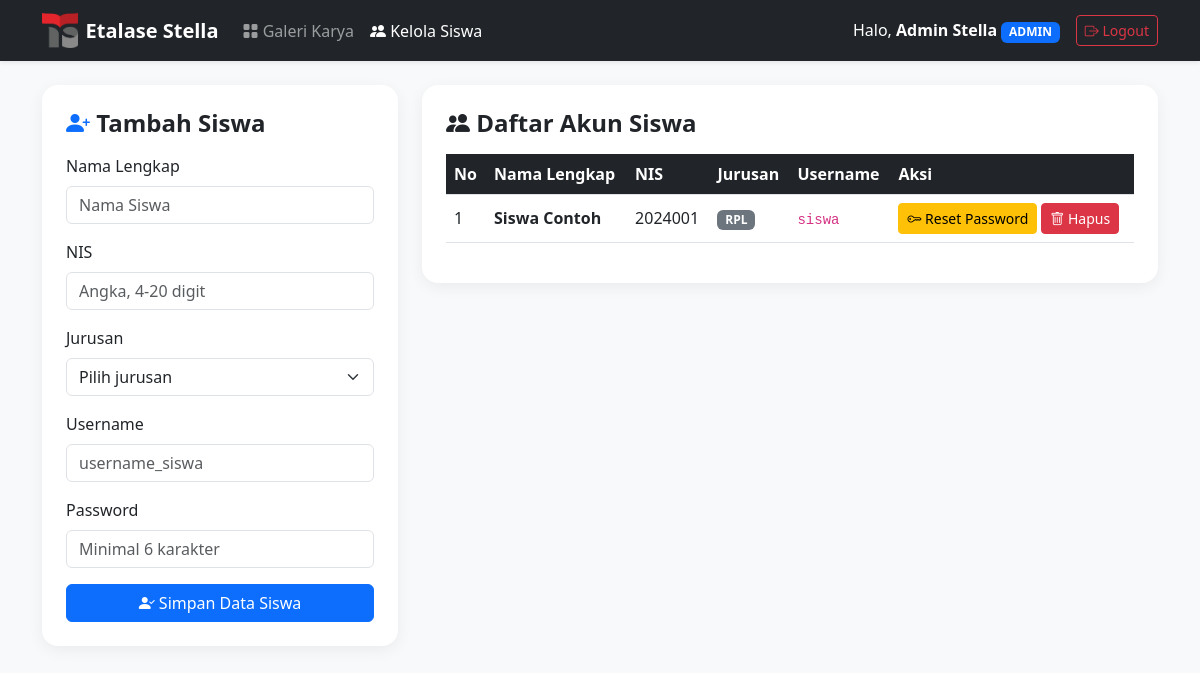
Page /admin/siswa.php (signed in) on the committed database.
### tables this page shows
CREATE TABLE IF NOT EXISTS students (
    id INT AUTO_INCREMENT PRIMARY KEY,
    nama VARCHAR(100) NOT NULL,
    nis VARCHAR(20) NULL UNIQUE,
    jurusan ENUM('RPL', 'TKJ', 'TJAT', 'Animasi') NULL,
    username VARCHAR(100) UNIQUE NOT NULL,
    password VARCHAR(255) NOT NULL,
    created_at TIMESTAMP DEFAULT CURRENT_TIMESTAMP
);

### middleware/auth_check.php (called while the page is built, shortened)
<?php
function e($value): string {
    return htmlspecialchars((string) $value, ENT_QUOTES, 'UTF-8');
}

### admin/siswa.php (the view, shortened to what this page needs)
<?php
require_once '../config/kuis_db.php';
require_once '../middleware/auth_check.php';
$siswa = $pdo->query("SELECT * FROM students ORDER BY id DESC")->fetchAll();
?>
<!DOCTYPE html>
<html lang="id">
<head>
    <link href="https://cdn.jsdelivr.net/npm/bootstrap@5.3.0/dist/css/bootstrap.min.css" rel="stylesheet">
    <link rel="stylesheet" href="https://cdn.jsdelivr.net/npm/bootstrap-icons@1.11.0/font/bootstrap-icons.css">
    <link rel="stylesheet" href="../assets/css/kelola.css">
</head>
<body>
<?php require __DIR__ . '/../includes/navbar.php'; ?>
<div class="container my-4">
    <div class="row g-4">
        <div class="col-md-4">
            <div class="card card-custom p-4">
                <h4 class="fw-bold mb-3"><i class="bi bi-person-plus-fill text-primary"></i> Tambah Siswa</h4>
                <form method="POST">
                    <div class="mb-3">
                        <label class="form-label">Nama Lengkap</label>
                        <input type="text" name="nama" class="form-control" required placeholder="Nama Siswa" value="<?= e($_POST['nama'] ?? '') ?>">
                    </div>
                    <div class="mb-3">
                        <label class="form-label">NIS</label>
                        <input type="text" name="nis" class="form-control" required placeholder="Angka, 4-20 digit" inputmode="numeric" pattern="[0-9]{4,20}" maxlength="20" title="NIS berupa angka, 4-20 digit" value="<?= e($_POST['nis'] ?? '') ?>">
                    </div>
                    <div class="mb-3">
                        <label class="form-label">Jurusan</label>
                        <select name="jurusan" class="form-select" required>
                            <option value="" disabled <?= ($_POST['jurusan'] ?? '') === '' ? 'selected' : '' ?>>Pilih jurusan</option>
                        </select>
                    </div>
                    <div class="mb-3">
                        <label class="form-label">Username</label>
                        <input type="text" name="username" class="form-control" required placeholder="username_siswa" value="<?= e($_POST['username'] ?? '') ?>">
                    </div>
                    <div class="mb-3">
                        <label class="form-label">Password</label>
                        <input type="password" name="password" class="form-control" required minlength="6" placeholder="Minimal 6 karakter">
                    </div>
                    <button type="submit" class="btn btn-primary w-100"><i class="bi bi-person-check-fill"></i> Simpan Data Siswa</button>
                </form>
            </div>
        </div>
        <div class="col-md-8">
            <div class="card card-custom p-4">
                <h4 class="fw-bold mb-3"><i class="bi bi-people-fill text-dark"></i> Daftar Akun Siswa</h4>
                <div class="table-responsive">
                    <table class="table table-hover align-middle table-custom">
                        <thead>
                            <tr>
                                <th>No</th>
                                <th>Nama Lengkap</th>
                                <th>NIS</th>
                                <th>Jurusan</th>
                                <th>Username</th>
                                <th>Aksi</th>
                            </tr>
                        </thead>
                        <tbody>
                            <?php $no = 1; foreach ($siswa as $row): ?>
                            <tr>
                                <td><?= $no++ ?></td>
                                <td><b><?= e($row['nama']) ?></b></td>
                                <td><?= $row['nis'] !== null ? e($row['nis']) : '<span class="text-muted">&ndash;</span>' ?></td>
                                <td><?= $row['jurusan'] !== null ? '<span class="badge text-bg-secondary">' . e($row['jurusan']) . '</span>' : '<span class="text-muted">&ndash;</span>' ?></td>
                                <td><code><?= e($row['username']) ?></code></td>
                                <td>
                                    <div class="d-flex gap-1 flex-wrap">
                                        <form method="POST" onsubmit="return confirm('Reset password siswa ini menjadi <?= e(DEFAULT_RESET_PASSWORD) ?>?');">
                                            <button type="submit" class="btn btn-warning btn-sm"><i class="bi bi-key"></i> Reset Password</button>
                                        </form>
                                        <form method="POST" onsubmit="return confirm('Hapus akun siswa ini beserta karya yang diunggah?');">
                                            <button type="submit" class="btn btn-danger btn-sm"><i class="bi bi-trash"></i> Hapus</button>
                                        </form>
                                    </div>
                                </td>
                            </tr>
                            <?php endforeach; ?>
                        </tbody>
                    </table>
                </div>
            </div>
        </div>
    </div>
</div>
</body>
</html>

### assets/css/kelola.css (style rules this page uses)
body { background-color: #f8f9fa; }
.card-custom { border: none; border-radius: 16px; box-shadow: 0 4px 16px rgba(0, 0, 0, 0.06); }
.table-custom th { background-color: #212529; color: #ffffff; }

### rows in the picture
students: nama "Siswa Contoh", nis "2024001", jurusan "RPL", username "siswa"

### other values in the picture
$_SESSION['nama'] "Admin Stella"
str_replace('_', ' ', $_SESSION['role']) "ADMIN"
